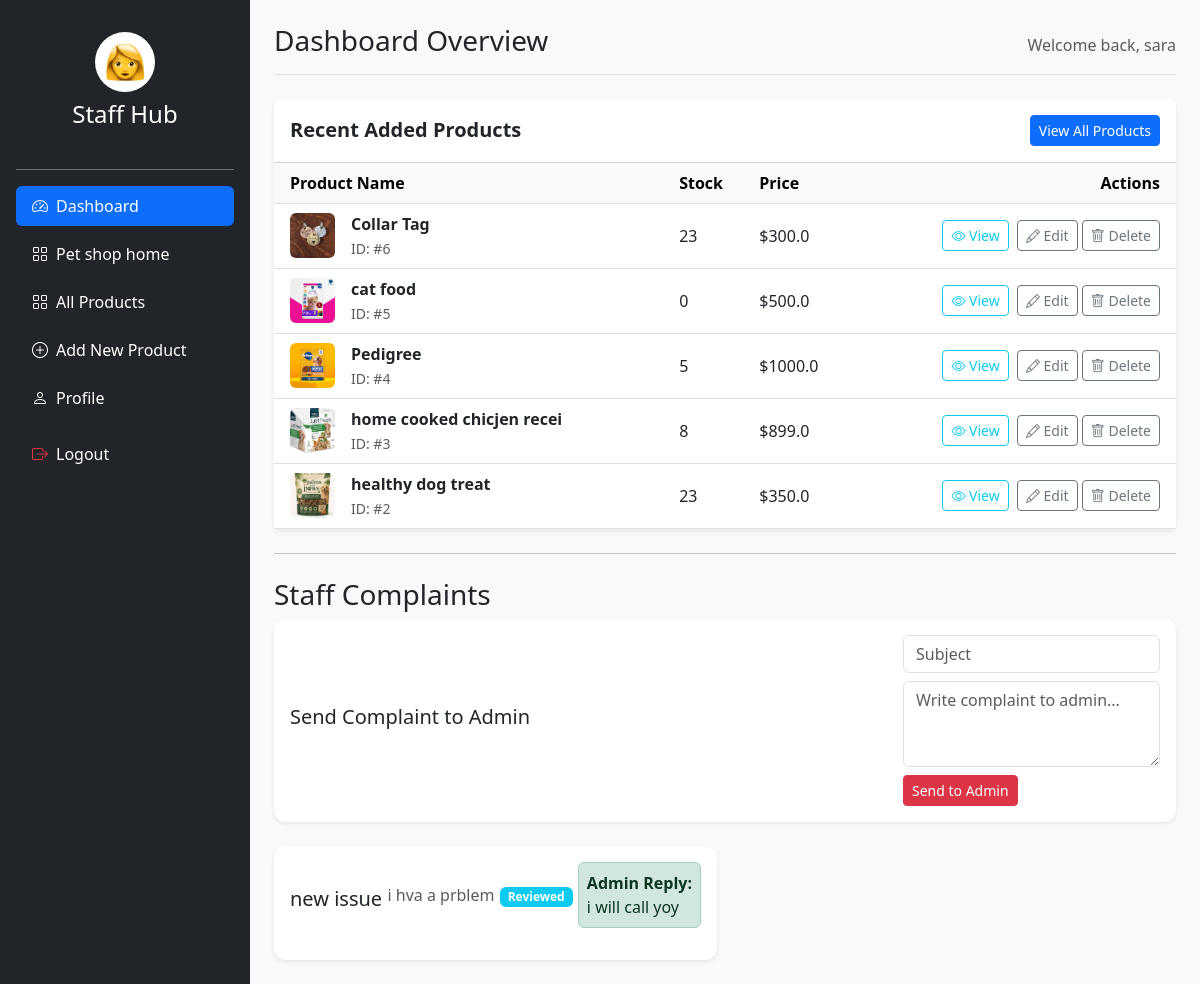
The page /staffdash (signed in) on the database its author committed.
### accounts/models.py (models this page shows, shortened)
class StaffProfile(models.Model):
     staff_name=models.CharField(max_length=50,blank=True)
     staff_desg=models.CharField(max_length=50,blank=True)
     profile_pic=models.ImageField(upload_to='staff',blank=True,null=True)
     staff_address=models.CharField(max_length=100)
     staff_dob=models.DateField(null=True,blank=True)
     staff_Location=models.CharField(max_length=30,blank=True)
     staff_contact=models.CharField(max_length=15,blank=True)
     staff_mail=models.EmailField(blank=True)
     user=models.OneToOneField(CustomUser,on_delete=models.CASCADE,default=None)

class CustomUser(AbstractUser):
    username = models.CharField(max_length=20, unique=True)
    email = models.EmailField(unique=True)
    ROLE_CHOICES = (
        ('admin', 'Admin'),
        ('staff', 'Staff'),
        ('donor', 'Donor'),
        ('user','User')
    )
    role = models.CharField(
        max_length=10, choices=ROLE_CHOICES, default='user')
    is_blocked=models.BooleanField(default=False)

class Complaint(models.Model):
   TYPE_CHOICES = (
        ('user', 'User Complaint'),
        ('staff', 'Staff Complaint'),
       ('donor', 'Donor Complaint'),
    )
   type = models.CharField(
        max_length=10,
        choices=TYPE_CHOICES,
        default='user'
    )
   STATUS_CHOICES = (
        ('pending', 'Pending'),
        ('reviewed', 'Reviewed'),
        ('resolved', 'Resolved'),
    )
   user = models.ForeignKey(CustomUser, on_delete=models.CASCADE)
   subject = models.CharField(max_length=200)
   message = models.TextField()
   status = models.CharField(max_length=20, choices=STATUS_CHOICES, default='pending')
   admin_reply = models.TextField(blank=True, null=True)
   created_at = models.DateTimeField(auto_now_add=True)

### pet_ecommerce/models.py (models this page shows, shortened)
class Product(models.Model):
    user = models.ForeignKey(
        CustomUser,
        on_delete=models.CASCADE)
    name=models.CharField(max_length=25)
    price=models.FloatField()
    img = models.ImageField(upload_to='products')
    cat = models.ForeignKey(Category_product,on_delete=models.CASCADE,null=True)
    stock=models.IntegerField()
    size=models.IntegerField()
    pro_desc=models.TextField(blank=True)

### accounts/views.py (the view)
# urls.py: path('staffdash',staffdashboard,name="staffdashboard"),
@login_required(login_url='/accounts/login')
def staffdashboard(request):
    if request.user.role != 'staff':
        return redirect('Error')
    else:
     pro=StaffProfile.objects.get(user=request.user)
     products=Product.objects.all().order_by('-id')[:5]
     complaints = Complaint.objects.filter(type='staff').order_by('-created_at')
     return render(request, 'staffdash.html',{'pro':pro,'products':products,'complaints':complaints})

### Templates/staffdash.html (shortened to what this page needs)
{% load static %}
<!DOCTYPE html>
<html lang="en">
<head>
  <link href="https://cdn.jsdelivr.net/npm/bootstrap@5.3.0/dist/css/bootstrap.min.css" rel="stylesheet">
  <link rel="stylesheet" href="https://cdn.jsdelivr.net/npm/bootstrap-icons@1.11.0/font/bootstrap-icons.css">
  <link rel="stylesheet" href="{% static 'css/userdash.css' %}">
</head>
<body>
<div class="dashboard-wrapper">
  <aside class="sidebar bg-dark text-white p-3">
    <div class="text-center py-3 border-bottom border-secondary">
      {% if pro.profile_pic %}
        <img src="{{ pro.profile_pic.url }}" alt="Profile" class="rounded-circle mb-2" width="60" height="60" style="object-fit: cover;">
      {% endif %}
      <h2 class="fs-4 mb-0">Staff Hub</h2>
      <small class="text-muted">{{ request.user.username }}</small>
    </div>
    <nav class="mt-3">
      <ul class="list-unstyled">
        <li class="mb-2">
          <a href="{% url 'staffdashboard' %}" class="text-white text-decoration-none d-block py-2 px-3 rounded bg-primary">
            <i class="bi bi-speedometer2 me-2"></i>Dashboard
          </a>
        </li>
         <li class="mb-2">
          <a href="{% url 'allhome' %}" class="text-white text-decoration-none d-block py-2 px-3 rounded hover-effect">
            <i class="bi bi-grid me-2"></i>Pet shop home
          </a>
        </li>
        <li class="mb-2">
          <a href="{% url 'view_allproduct' %}" class="text-white text-decoration-none d-block py-2 px-3 rounded hover-effect">
            <i class="bi bi-grid me-2"></i>All Products
          </a>
        </li>
        <li class="mb-2">
          <a href="{% url 'add_product' %}" class="text-white text-decoration-none d-block py-2 px-3 rounded hover-effect">
            <i class="bi bi-plus-circle me-2"></i>Add New Product
          </a>
        </li>
        <li class="mb-3">
          <a href="{% url 'update_staff_profile' %}" class="text-white text-decoration-none d-block py-2 px-3 rounded hover-effect">
            <i class="bi bi-person me-2"></i>Profile
          </a>
        </li>
        <li>
          <form action="{% url 'logout' %}" method="post" class="m-0 p-0">
            <button type="submit" class="list-group-item list-group-item-action bg-transparent text-white border-0 text-start w-100 shadow-none py-2 px-3">
              <i class="bi bi-box-arrow-right me-2 text-danger"></i>Logout
            </button>
          </form>
        </li>
      </ul>
    </nav>
  </aside>
  <main class="main-content bg-light p-4">
    <div class="d-flex justify-content-between align-items-center mb-4 pb-2 border-bottom">
      <h1 class="h3">Dashboard Overview</h1>
      <span class="text-muted">Welcome back, {{ request.user.username }}</span>
    </div>
    <div class="card shadow-sm border-0">
      <div class="card-header bg-white py-3 d-flex justify-content-between align-items-center">
        <h5 class="mb-0 text-dark fw-bold">Recent Added Products</h5>
        <a href="{% url 'view_allproduct' %}" class="btn btn-sm btn-primary">View All Products</a>
      </div>
      <div class="table-responsive">
        <table class="table table-hover align-middle mb-0">
          <thead class="table-light">
            <tr>
              <th scope="col" class="ps-3">Product Name</th>
                 <th scope="col">Stock</th>
              <th scope="col">Price</th>
              <th scope="col" class="text-end pe-3">Actions</th>
            </tr>
          </thead>
          <tbody>
            {% for product in products %}
            <tr>
              <td class="ps-3">
                <div class="d-flex align-items-center">
                  {% if product.img %}
                    <img src="{{ product.img.url }}" alt="{{ product.name }}" class="rounded me-3" width="45" height="45" style="object-fit: cover;">
                  {% else %}
                    <div class="bg-secondary text-white rounded d-flex align-items-center justify-content-center me-3" style="width: 45px; height: 45px;">
                      <i class="bi bi-image"></i>
                    </div>
                  {% endif %}
                  <div>
                    <span class="fw-semibold d-block">{{ product.name }}</span>
                    <small class="text-muted">ID: #{{ product.id }}</small>
                  </div>
                </div>
              </td>
              <td>{{product.stock}}</td>
              <td>${{ product.price }}</td>
              <td class="text-end pe-3">
                <a href="{% url 'staff_view' product.id %}" class="btn btn-sm btn-outline-info me-1">
                  <i class="bi bi-eye"></i> View
                </a>
                <a href="{% url 'edit_product' product.id %}" class="btn btn-sm btn-outline-secondary">
                  <i class="bi bi-pencil"></i> Edit
                </a>
                 <a href="{% url 'delete_product' product.id %}" class="btn btn-sm btn-outline-secondary">
                  <i class="bi bi-trash"></i> Delete
                </a>
              </td>
            </tr>
            {% endfor %}
          </tbody>
        </table>
      </div>
    </div>
<hr class="my-4">
<section class="dashboard-section">
    <h3>Staff Complaints</h3>
    <div class="custom-card shadow-sm p-3 mb-4">
        <h5>Send Complaint to Admin</h5>
        <form method="post" action="{% url 'staff_send_complaint' %}">
            <div class="mb-2">
                <input type="text" name="subject"
                    class="form-control"
                    placeholder="Subject" required>
            </div>
            <div class="mb-2">
                <textarea name="message"
                    class="form-control"
                    rows="3"
                    placeholder="Write complaint to admin..."
                    required></textarea>
            </div>
            <button type="submit" class="btn btn-danger btn-sm">
                Send to Admin
            </button>
        </form>
    </div>
    <div class="row g-3">
        {% for c in complaints %}
        <div class="col-md-6">
            <div class="custom-card shadow-sm p-3">
                <h5>{{ c.subject }}</h5>
                <p class="text-muted">
                    {{ c.message|truncatechars:80 }}
                </p>
                <p>
                    {% if c.status == "pending" %}
                        <span class="badge bg-warning text-dark">Pending</span>
                    {% elif c.status == "reviewed" %}
                        <span class="badge bg-info">Reviewed</span>
                    {% else %}
                        <span class="badge bg-success">Resolved</span>
                    {% endif %}
                </p>
                {% if c.admin_reply %}
                    <div class="alert alert-success p-2">
                        <strong>Admin Reply:</strong><br>
                        {{ c.admin_reply }}
                    </div>
                {% else %}
                    <p class="text-muted small">No reply yet</p>
                {% endif %}
            </div>
        </div>
        {% empty %}
            <p class="text-muted ms-3">No complaints found.</p>
        {% endfor %}
    </div>
</section>
  </main>
</div>
</body>
</html>

### static/css/userdash.css (style rules this page uses)
:root { --primary-color: #4361ee; --secondary-color: #3f37c9; --bg-light: #f8f9fa; --sidebar-dark: #212529; --text-dark: #333; --danger: #ef233c; --success: #2ec4b6; --pending: #ff9f1c; }
body { background-color: var(--bg-light); font-family: 'Segoe UI', Tahoma, Geneva, Verdana, sans-serif; margin: 0; }
.sidebar { width: 250px; background-color: var(--sidebar-dark); color: white; padding: 20px 0; position: fixed; height: 100%; }
.main-content { margin-left: 250px; flex: 1; padding: 40px; }
.custom-card { background: white; border-radius: 12px; padding: 20px; display: flex; justify-content: space-between; align-items: center; }

### rows shown on the page
StaffProfile: profile_pic (picture)
CustomUser: user.username "sara"
Product: img (picture), name "Collar Tag", id "6", stock "23", price "300.0"
Product: img (picture), name "cat food", id "5", stock "0", price "500.0"
Product: img (picture), name "Pedigree", id "4", stock "5", price "1000.0"
Product: img (picture), name "home cooked chicjen recei", id "3", stock "8", price "899.0"
Product: img (picture), name "healthy dog treat", id "2", stock "23", price "350.0"
Complaint: subject "new issue", message "i hva a prblem", status "Reviewed", admin_reply "i will call yoy"
